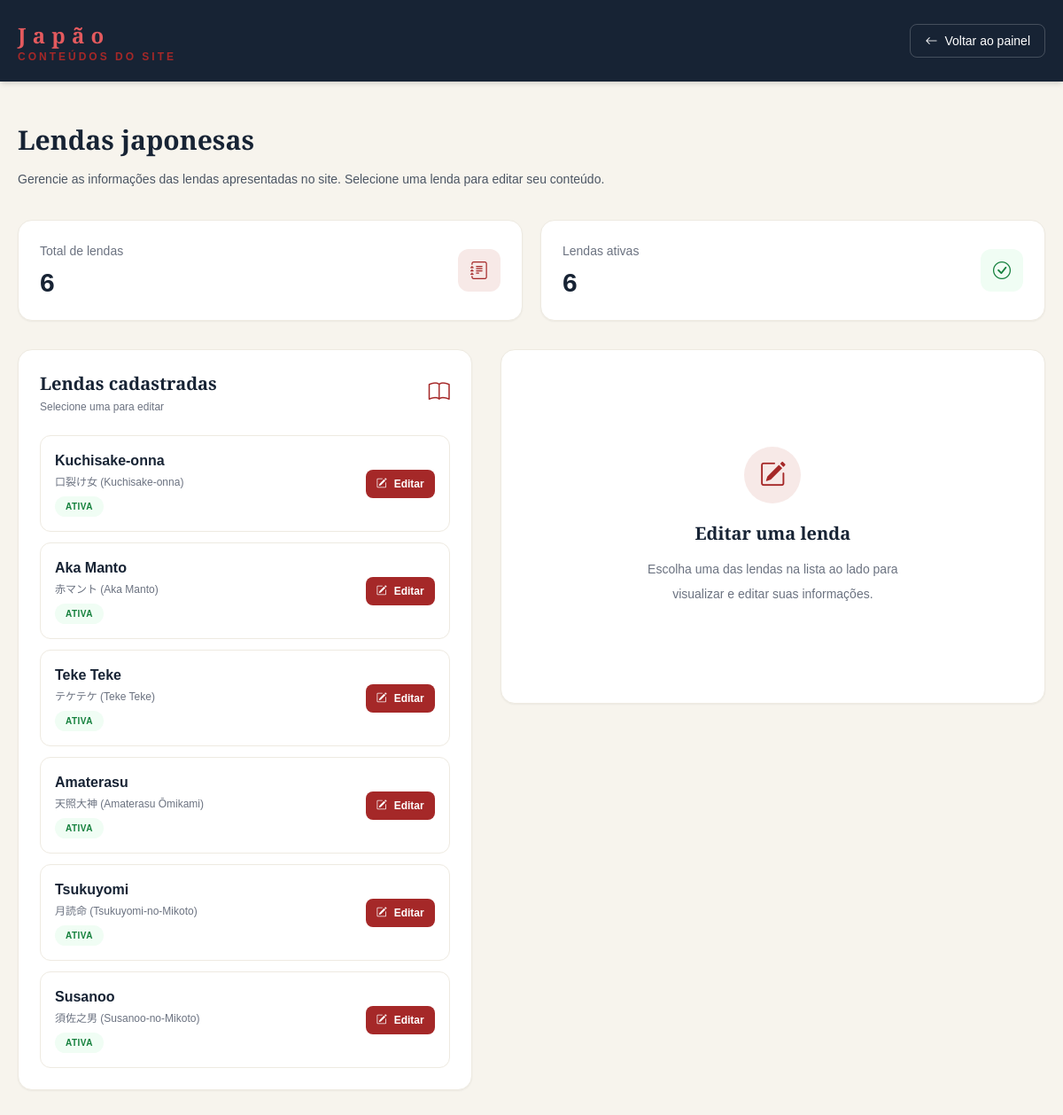
The page /assets/admin/lendas.php (signed in) on the database its author committed.
### tables this page shows
CREATE TABLE `lendas` (
  `id` int(11) NOT NULL,
  `nome` varchar(150) NOT NULL,
  `nome_japones` varchar(100) DEFAULT NULL,
  `romanizacao` varchar(100) DEFAULT NULL,
  `resumo` varchar(255) DEFAULT NULL,
  `texto_completo` text DEFAULT NULL,
  `imagem` varchar(255) DEFAULT NULL,
  `ordem` int(11) NOT NULL DEFAULT 0,
  `ativo` tinyint(1) NOT NULL DEFAULT 1,
  `identificador` varchar(100) NOT NULL
);

### assets/admin/lendas.php (the view, shortened to what this page needs)
<?php
require_once __DIR__ . '/../../database/conexao.php';
function eLendas($valor): string
{
    return htmlspecialchars((string) ($valor ?? ''), ENT_QUOTES, 'UTF-8');
}
$lendaEditando = null;
$resultado = $conn->query(
    "SELECT * FROM lendas ORDER BY ordem ASC, id ASC"
);
$lendas = [];
if ($resultado) {
    while ($linha = $resultado->fetch_assoc()) {
        $lendas[] = $linha;
    }
}
$totalLendas = count($lendas);
$totalAtivas = 0;
foreach ($lendas as $item) {
    if ((int) $item['ativo'] === 1) {
        $totalAtivas++;
    }
}
?>
<!DOCTYPE html>
<html lang="pt-BR">
<head>
    <script src="https://cdn.tailwindcss.com"></script>
    <link rel="stylesheet" href="https://cdn.jsdelivr.net/npm/bootstrap-icons@1.11.3/font/bootstrap-icons.min.css">
</head>
<body class="min-h-screen bg-[#f7f4ed] text-[#292521]">
    <header class="bg-[#172334] text-white shadow-md">
        <div class="mx-auto flex max-w-7xl flex-wrap items-center justify-between gap-4 px-5 py-5">
            <div>
                <h1 class="mt-1 text-2xl font-bold tracking-[0.3em] text-[#e45a5e]">
                    Japão
                </h1>
                <p class="text-xs font-bold uppercase tracking-[0.25em] text-[#a52828]">
                Conteúdos do site
            </p>
            </div>
            <a href="index.php" class="inline-flex items-center gap-2 rounded-lg border border-white/20 px-4 py-2 text-sm transition hover:bg-white/10">
                <i class="bi bi-arrow-left"></i>
                Voltar ao painel
            </a>
        </div>
    </header>
    <main class="mx-auto max-w-7xl px-5 py-10">
        <div class="mb-8">
            <h2 class="mt-2 text-3xl font-bold text-[#172334]">
                Lendas japonesas
            </h2>
            <p class="mt-3 max-w-2xl text-sm leading-7 text-gray-600">
                Gerencie as informações das lendas apresentadas no site.
                Selecione uma lenda para editar seu conteúdo.
            </p>
        </div>
        <div class="mb-8 grid gap-5 sm:grid-cols-2">
            <div class="rounded-2xl border border-[#eeeae1] bg-white p-6 shadow-sm">
                <div class="flex items-center justify-between">
                    <div>
                        <p class="text-sm text-gray-500">
                            Total de lendas
                        </p>
                        <p class="mt-2 text-3xl font-bold text-[#172334]">
                            <?= $totalLendas ?>
                        </p>
                    </div>
                    <div class="flex h-12 w-12 items-center justify-center rounded-xl bg-[#f7e9e7] text-xl text-[#a52828]">
                        <i class="bi bi-journal-text"></i>
                    </div>
                </div>
            </div>
            <div class="rounded-2xl border border-[#eeeae1] bg-white p-6 shadow-sm">
                <div class="flex items-center justify-between">
                    <div>
                        <p class="text-sm text-gray-500">
                            Lendas ativas
                        </p>
                        <p class="mt-2 text-3xl font-bold text-[#172334]">
                            <?= $totalAtivas ?>
                        </p>
                    </div>
                    <div class="flex h-12 w-12 items-center justify-center rounded-xl bg-green-50 text-xl text-green-700">
                        <i class="bi bi-check-circle"></i>
                    </div>
                </div>
            </div>
        </div>
        <div class="grid items-start gap-8 lg:grid-cols-[1fr_1.2fr]">
            <section class="rounded-2xl border border-[#eeeae1] bg-white p-6 shadow-sm">
                <div class="mb-6 flex items-center justify-between gap-3">
                    <div>
                        <h3 class="text-xl font-bold text-[#172334]">
                            Lendas cadastradas
                        </h3>
                        <p class="mt-1 text-xs text-gray-500">
                            Selecione uma para editar
                        </p>
                    </div>
                    <i class="bi bi-book text-2xl text-[#a52828]"></i>
                </div>
                <div class="space-y-3">
                    <?php foreach ($lendas as $lenda): ?>
                        <div class="flex items-center justify-between gap-3 rounded-xl border border-[#eeeae1] p-4 transition hover:border-[#a52828]/40 hover:bg-[#faf8f4]">
                            <div class="min-w-0">
                                <h4 class="truncate font-semibold text-[#172334]">
                                    <?= eLendas($lenda['nome']) ?>
                                </h4>
                                <p class="mt-1 text-xs text-gray-500">
                                    <?= eLendas($lenda['nome_japones']) ?>
                                </p>
                                <span class="mt-2 inline-flex rounded-full px-3 py-1 text-[10px] font-bold uppercase tracking-wider
                                    <?= (int) $lenda['ativo'] === 1
                                        ? 'bg-green-50 text-green-700'
                                        : 'bg-gray-100 text-gray-500' ?>">
                                    <?= (int) $lenda['ativo'] === 1 ? 'Ativa' : 'Inativa' ?>
                                </span>
                            </div>
                            <a href="lendas.php?editar=<?= (int) $lenda['id'] ?>"
                               class="flex shrink-0 items-center gap-2 rounded-lg bg-[#a52828] px-3 py-2 text-xs font-semibold text-white transition hover:bg-[#821d1d]">
                                <i class="bi bi-pencil-square"></i>
                                Editar
                            </a>
                        </div>
                    <?php endforeach; ?>
                </div>
            </section>
            <section class="rounded-2xl border border-[#eeeae1] bg-white p-6 shadow-sm">
                <?php if ($lendaEditando): ?>
                    <div class="mb-6 border-b border-[#eeeae1] pb-5">
                        <p class="text-xs font-bold uppercase tracking-[0.2em] text-[#a52828]">
                            Edição de conteúdo
                        </p>
                        <h3 class="mt-2 text-2xl font-bold text-[#172334]">
                            <?= eLendas($lendaEditando['nome']) ?>
                        </h3>
                        <p class="mt-2 text-xs text-gray-500">
                            Altere as informações e salve as modificações.
                        </p>
                    </div>
                    <form method="POST" action="lendas.php" class="space-y-5">
                        <input type="hidden" name="csrf_token"
                               value="<?= eLendas($_SESSION['csrf_lendas']) ?>">
                        <input type="hidden" name="id"
                               value="<?= (int) $lendaEditando['id'] ?>">
                        <div>
                            <label class="mb-2 block text-sm font-semibold text-[#172334]">
                                Nome da lenda
                            </label>
                            <input
                                type="text"
                                name="nome"
                                required
                                maxlength="150"
                                value="<?= eLendas($lendaEditando['nome']) ?>"
                                class="w-full rounded-xl border border-gray-200 px-4 py-3 text-sm outline-none transition focus:border-[#a52828] focus:ring-2 focus:ring-[#a52828]/10"
                            >
                        </div>
                        <div class="grid gap-5 sm:grid-cols-2">
                            <div>
                                <label class="mb-2 block text-sm font-semibold text-[#172334]">
                                    Nome japonês
                                </label>
                                <input
                                    type="text"
                                    name="nome_japones"
                                    maxlength="100"
                                    value="<?= eLendas($lendaEditando['nome_japones']) ?>"
                                    class="w-full rounded-xl border border-gray-200 px-4 py-3 text-sm outline-none transition focus:border-[#a52828] focus:ring-2 focus:ring-[#a52828]/10"
                                >
                            </div>
                            <div>
                                <label class="mb-2 block text-sm font-semibold text-[#172334]">
                                    Romanização
                                </label>
                                <input
                                    type="text"
                                    name="romanizacao"
                                    maxlength="100"
                                    value="<?= eLendas($lendaEditando['romanizacao']) ?>"
                                    class="w-full rounded-xl border border-gray-200 px-4 py-3 text-sm outline-none transition focus:border-[#a52828] focus:ring-2 focus:ring-[#a52828]/10"
                                >
                            </div>
                        </div>
                        <div>
                            <label class="mb-2 block text-sm font-semibold text-[#172334]">
                                Resumo
                            </label>
                            <textarea
                                name="resumo"
                                rows="3"
                                maxlength="255"
                                class="w-full resize-y rounded-xl border border-gray-200 px-4 py-3 text-sm leading-6 outline-none transition focus:border-[#a52828] focus:ring-2 focus:ring-[#a52828]/10"
                            ><?= eLendas($lendaEditando['resumo']) ?></textarea>
                        </div>
                        <div>
                            <label class="mb-2 block text-sm font-semibold text-[#172334]">
                                História completa
                            </label>
                            <textarea
                                name="texto_completo"
                                rows="10"
                                class="w-full resize-y rounded-xl border border-gray-200 px-4 py-3 text-sm leading-7 outline-none transition focus:border-[#a52828] focus:ring-2 focus:ring-[#a52828]/10"
                            ><?= eLendas($lendaEditando['texto_completo']) ?></textarea>
                            <p class="mt-2 text-xs text-gray-400">
                                Você pode utilizar quebras de linha para organizar os parágrafos.
                            </p>
                        </div>
                        <div>
                            <label class="mb-2 block text-sm font-semibold text-[#172334]">
                                Situação da lenda
                            </label>
                            <select
                                name="ativo"
                                class="w-full rounded-xl border border-gray-200 bg-white px-4 py-3 text-sm outline-none transition focus:border-[#a52828]">
                                <option value="1"
                                    <?= (int) $lendaEditando['ativo'] === 1 ? 'selected' : '' ?>>
                                    Ativa
                                </option>
                                <option value="0"
                                    <?= (int) $lendaEditando['ativo'] === 0 ? 'selected' : '' ?>>
                                    Inativa
                                </option>
                            </select>
                        </div>
                        <div class="flex flex-wrap gap-3 border-t border-[#eeeae1] pt-5">
                            <button
                                type="submit"
                                class="inline-flex items-center gap-2 rounded-xl bg-[#a52828] px-6 py-3 text-sm font-semibold text-white transition hover:bg-[#821d1d]">
                                <i class="bi bi-check-lg"></i>
                                Salvar alterações
                            </button>
                            <a
                                href="lendas.php"
                                class="inline-flex items-center gap-2 rounded-xl border border-gray-200 px-6 py-3 text-sm font-semibold text-gray-600 transition hover:bg-gray-50">
                                Cancelar
                            </a>
                        </div>
                    </form>
                <?php else: ?>
                    <div class="flex min-h-[350px] flex-col items-center justify-center text-center">
                        <div class="flex h-16 w-16 items-center justify-center rounded-full bg-[#f7e9e7] text-3xl text-[#a52828]">
                            <i class="bi bi-pencil-square"></i>
                        </div>
                        <h3 class="mt-5 text-xl font-bold text-[#172334]">
                            Editar uma lenda
                        </h3>
                        <p class="mt-3 max-w-xs text-sm leading-7 text-gray-500">
                            Escolha uma das lendas na lista ao lado para visualizar e editar suas informações.
                        </p>
                    </div>
                <?php endif; ?>
            </section>
        </div>
    </main>
</body>
</html>

### assets/admin/lendas.php (style rules this page uses)
body { font-family: 'Noto Sans JP', sans-serif; }
h1, h2, h3 { font-family: 'Playfair Display', serif; }

### rows shown on the page
lendas: nome "Kuchisake-onna", nome_japones "口裂け女 (Kuchisake-onna)", ativo "ATIVA"
lendas: nome "Aka Manto", nome_japones "赤マント (Aka Manto)", ativo "ATIVA"
lendas: nome "Teke Teke", nome_japones "テケテケ (Teke Teke)", ativo "ATIVA"
lendas: nome "Amaterasu", nome_japones "天照大神 (Amaterasu Ōmikami)", ativo "ATIVA"
lendas: nome "Tsukuyomi", nome_japones "月読命 (Tsukuyomi-no-Mikoto)", ativo "ATIVA"
lendas: nome "Susanoo", nome_japones "須佐之男 (Susanoo-no-Mikoto)", ativo "ATIVA"

### other values the page prints
$totalLendas "6"
$totalAtivas "6"
